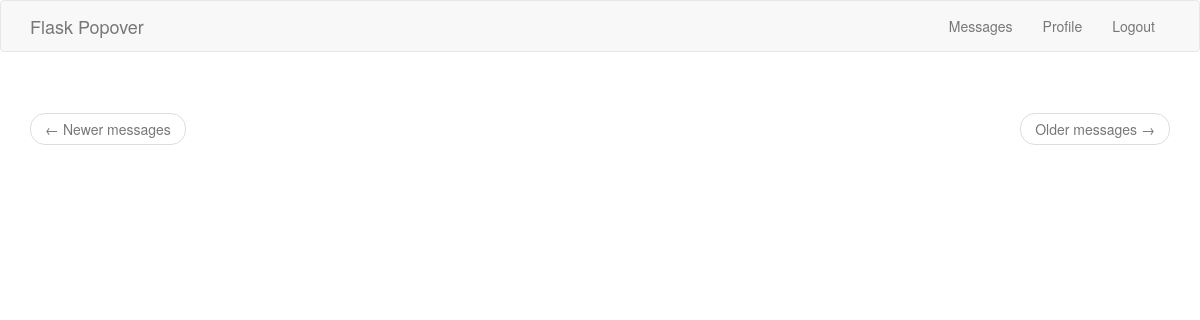
/messages (signed in), run on an earlier commit of the app's database.
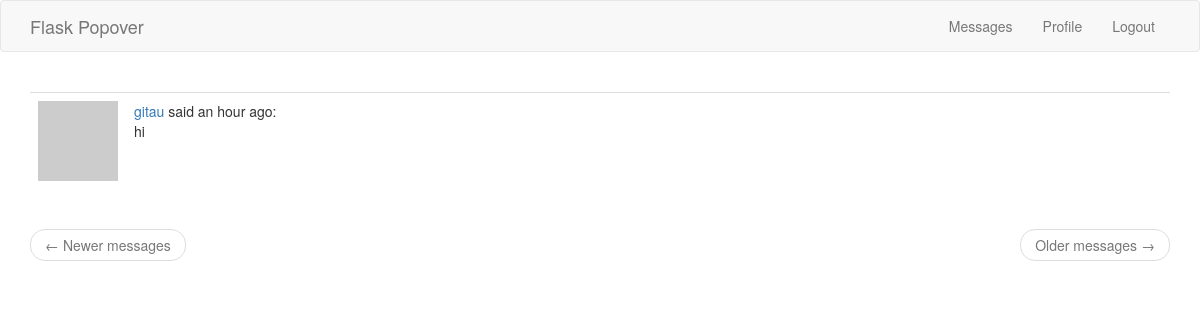
And on a later commit of the database.
### app/models.py (models this page shows, shortened)
class Message(db.Model):
    id = db.Column(db.Integer, primary_key=True)
    sender_id = db.Column(db.Integer, db.ForeignKey('user.id'))
    recipient_id = db.Column(db.Integer, db.ForeignKey('user.id'))
    body = db.Column(db.String(140))
    timestamp = db.Column(db.DateTime, index=True, default=datetime.utcnow)

class User(UserMixin, db.Model):
    __table_name__ = 'users'
    id = db.Column(db.Integer, primary_key=True)
    username = db.Column(db.String(64), index=True, unique=True)
    email = db.Column(db.String(64), index=True, unique=True)
    password_hash = db.Column(db.String(128))
    about_me = db.Column(db.String(120))
    last_seen = db.Column(db.DateTime, default=datetime.utcnow)
    posts = db.relationship('Post', backref='author', lazy='dynamic')
    messages_sent = db.relationship(
        'Message',
        foreign_keys='Message.sender_id',
        backref='author',
        lazy='dynamic')
    messages_received = db.relationship(
        'Message',
        foreign_keys='Message.recipient_id',
        backref='recipient',
        lazy='dynamic')
    last_message_read_time = db.Column(db.DateTime)
    def avatar(self, size):
        digest = md5(self.email.lower().encode('utf-8')).hexdigest()
        return f'https://www.gravatar.com/avatar/{digest}?d=identicon&s={size}'

### app/routes.py (the view)
@app.route('/messages')
@login_required
def messages():
    current_user.last_message_read_time = datetime.utcnow()
    db.session.commit()
    page = request.args.get('page', 1, type=int)
    messages = current_user.messages_received.order_by(
        Message.timestamp.desc()).paginate(
            page, app.config['POSTS_PER_PAGE'], False)
    next_url = url_for('messages', page=messages.next_num) \
        if messages.has_next else None
    prev_url = url_for('message', page=messages.prev_num) \
        if messages.has_prev else None
    return render_template(
        'messages.html',
        messages=messages.items,
        next_url=next_url,
        prev_url=prev_url)

### app/models.py (called while the page is built)
@login.user_loader
def load_user(id):
    return User.query.get(int(id))

### app/routes.py (called while the page is built)
@app.before_request
def before_request():
    if current_user.is_authenticated:
        current_user.last_seen = datetime.utcnow()
        db.session.commit()

### app/templates/messages.html (shortened to what this page needs)
{% extends 'base.html' %}
{% import 'bootstrap/wtf.html' as wtf %}
{% block app_context %}
<div class="row">
    <div class="col-md-12 text-center">
    </div>
</div>
<div class="row">
    <div class="col-sm-12">
        {% for post in messages %}
            {% include '_post.html' %}
        {% endfor %}
    </div>
</div>
<nav aria-label="...">
    <ul class="pager">
        <li class="previous{% if not prev_url %} disabled{% endif %}">
            <a href="{{ prev_url or '#' }}">
                <span aria-hidden="true">&larr;</span> Newer messages
            </a>
        </li>
        <li class="next{% if not next_url %} disabled{% endif %}">
            <a href="{{ next_url or '#' }}">
                Older messages <span aria-hidden="true">&rarr;</span>
            </a>
        </li>
    </ul>
</nav>
{% endblock %}

### app/templates/_post.html
<table class="table table-hover">
    <tr valign='top'>
        <td width='70px'>
            <img src=" {{ post.author.avatar(36) }} ">
        </td>
        <td>
            <span class="user_popup">
                <a href="{{ url_for('user', username=post.author.username) }}">
                    {{ post.author.username }}
                </a>
            </span>
            said
            <span>
            {{ moment(post.timestamp).fromNow() }}:
            </span><br>
            <span>
                {{ post.body }}
            </span>
        </td>
    </tr>
</table>

What changed in the data, as far as the page shows it:
added Message: author.username "gitau", timestamp "an hour ago", body "hi"
